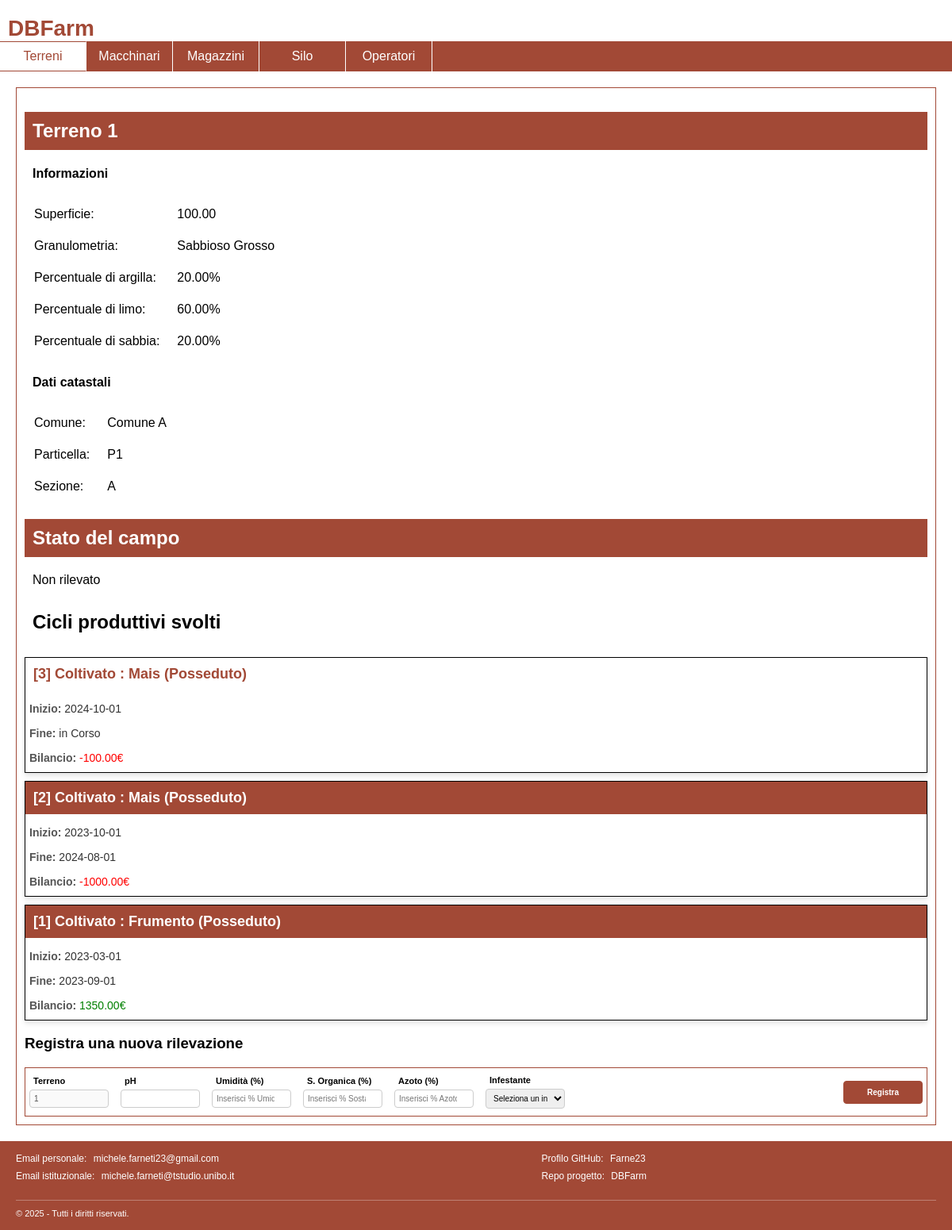
/dettagli-terreno.php?id=1, run on the app's committed database.
### tables this page shows
CREATE TABLE terreni (
    idTerreno INT AUTO_INCREMENT PRIMARY KEY,
    nome VARCHAR(255) UNIQUE,
    superficie DECIMAL(10,2) NOT NULL,
    perc_limo DECIMAL(5,2) NOT NULL,
    perc_sabbia DECIMAL(5,2) NOT NULL,
    perc_argilla DECIMAL(5,2) NOT NULL,
    granulometria VARCHAR(255) NOT NULL,
    idCicloProduttivo INT ,
    numero_lavorazione INT,
    FOREIGN KEY (granulometria) REFERENCES granulometrie(nome_granulometria)
);

CREATE TABLE dati_catastali (
    idTerreno INT NOT NULL,
    comune VARCHAR(255) NOT NULL,
    particella VARCHAR(255) NOT NULL,
    sezione VARCHAR(10) NOT NULL,
    PRIMARY KEY (idTerreno, particella),
    FOREIGN KEY (idTerreno) REFERENCES terreni(idTerreno)
);

CREATE TABLE cicli_produttivi (
    idCicloProduttivo INT AUTO_INCREMENT PRIMARY KEY,
    idTerreno INT NOT NULL,
    coltura_coltivata VARCHAR(255) NOT NULL,
    data_inizio DATE NOT NULL,
    data_fine DATE,
    bilancio DECIMAL(10,2) NOT NULL,
    proprietario VARCHAR(255),
    costo DECIMAL(10,2),
    FOREIGN KEY (idTerreno) REFERENCES terreni(idTerreno),
    FOREIGN KEY (coltura_coltivata) REFERENCES colture(nome_coltura)
);

### database/database.php (called while the page is built, shortened)
<?php
class DatabaseHelper
{
    private $db;
    public function __construct($servername, $username, $password, $dbname, $port)
    {
        $this->db = new mysqli($servername, $username, $password, $dbname, $port);
    }
    public function getCicliProduttiviDi($id)
    {
        $stmt = $this->db->prepare("SELECT idCicloProduttivo,coltura_coltivata,data_inizio,data_fine,bilancio,IF(ISNULL(costo),'Posseduto','Affittato') as 'possesso' FROM cicli_produttivi WHERE idTerreno = ? ORDER BY data_inizio DESC");
        $stmt->bind_param("s", $id);
        $stmt->execute();
        $result = $stmt->get_result();
        return $result->fetch_all(MYSQLI_ASSOC);
    }
    public function getDatiCatsataliDi($id)
    {
        $stmt = $this->db->prepare("SELECT * FROM dati_catastali WHERE idTerreno = ?");
        $stmt->bind_param("s", $id);
        $stmt->execute();
        $result = $stmt->get_result();
        return $result->fetch_all(MYSQLI_ASSOC);
    }
    public function getDatiDi($id)
    {
        $stmt = $this->db->prepare("SELECT * FROM terreni WHERE idTerreno = ?");
        $stmt->bind_param("s", $id);
        $stmt->execute();
        $result = $stmt->get_result();
        return $result->fetch_all(MYSQLI_ASSOC);
    }
}
?>

### bootstrap.php (called while the page is built, shortened)
<?php
require_once("database/database.php");
$dbh = new DatabaseHelper("localhost", "root", "", "DBFarm", 3306);
?>

### dettagli-terreno-main.php (the view, shortened to what this page needs)
<?php
include_once 'bootstrap.php';
$cicliProduttivi = $dbh->getCicliProduttiviDi($idTerreno);
$datiCatastali = $dbh->getDatiCatsataliDi($idTerreno);
$datiTerreno = $dbh->getDatiDi($idTerreno);
$statoCampo = $dbh->verificaStatoCampo($idTerreno);
?>
<h2 class="orange-on-white"><?php echo $datiTerreno[0]['nome']; ?></h2>
<h4>Informazioni</h4>
<table class="simpletable">
    <tr>
        <td>Superficie:</td>
        <td><?php echo $datiTerreno[0]['superficie'] ?></td>
    </tr>
    <tr>
        <td>Granulometria:</td>
        <td><?php echo $datiTerreno[0]['granulometria'] ?></td>
    </tr>
    <tr>
        <td>Percentuale di argilla:</td>
        <td><?php echo $datiTerreno[0]['perc_argilla'] ?>%</td>
    </tr>
    <tr>
        <td>Percentuale di limo:</td>
        <td><?php echo $datiTerreno[0]['perc_sabbia'] ?>%</td>
    </tr>
    <tr>
        <td>Percentuale di sabbia:</td>
        <td><?php echo $datiTerreno[0]['perc_limo'] ?>%</td>
    </tr>
</table>
<h4>Dati catastali</h4>
<table class="simpletable">
    <tr>
        <td>Comune:</td>
        <td><?php echo $datiCatastali[0]['comune'] ?></td>
    </tr>
    <tr>
        <td>Particella:</td>
        <td><?php echo $datiCatastali[0]['particella'] ?></td>
    </tr>
    <tr>
        <td>Sezione:</td>
        <td><?php echo $datiCatastali[0]['sezione'] ?></td>
    </tr>
</table>
<h2 class="orange-on-white">Stato del campo</h2>
<?php
if (empty($statoCampo)) {
    echo '<div id="statoCampo">Non rilevato</div>';
} ?>
<h2>Cicli produttivi svolti</h2>
<ul class="terreni-list">
    <?php foreach ($cicliProduttivi as $ciclo): ?>
        <li onclick="location.href='dettagli-ciclo.php?id=<?= htmlspecialchars($ciclo['idCicloProduttivo']) ?>'">
            <div
                class="terreno-header <?php if (isset($ciclo['data_fine'])) {
                    echo 'orange-on-white';
                } else {
                    echo "white-on-orange";
                } ?>">
                <strong>[<?= htmlspecialchars($ciclo['idCicloProduttivo']) ?>] Coltivato :
                    <?= htmlspecialchars($ciclo['coltura_coltivata']) ?>
                    <?php
                    echo "(" . htmlspecialchars($ciclo['possesso']) . ")";
                    ?></strong>
            </div>
            <div class="terreno-details">
                <span>Inizio:</span>
                <?= htmlspecialchars($ciclo['data_inizio']) ?>
            </div>
            <div class="terreno-details">
                <span>Fine:</span>
                <?php if (isset($ciclo['data_fine'])) {
                    echo htmlspecialchars($ciclo['data_fine']);
                } else {
                    echo "in Corso";
                } ?>
            </div>
            <div class="terreno-details <?php if ($ciclo['bilancio'] > 0) {
                echo 'positive';
            } else {
                echo 'negative';
            } ?>">
                <span>Bilancio:</span>
                <?php echo htmlspecialchars($ciclo['bilancio']) . "€"; ?>
            </div>
        </li>
    <?php endforeach; ?>
</ul>
<h3>
    Registra una nuova rilevazione
</h3>
<form id="newRilevazioneForm">
    <div class="input-line" id="newRilevazioneInput">
        <div class="input-group">
            <label for="idTerreno">Terreno</label>
            <input type="number" id="idTerreno" name="idTerreno" value="<?= $idTerreno ?>" required disabled>
        </div>
        <div class="input-group">
            <label for="ph">pH</label>
            <input type="number" step="0.01" id="ph" name="ph" required min="0" max="14">
        </div>
        <div class="input-group">
            <label for="umidita">Umidità (%)</label>
            <input type="number" step="0.01" id="umidita" name="umidita" placeholder="Inserisci % Umidità" required
                min="0" max="100">
        </div>
        <div class="input-group">
            <label for="sostanzaOrganica">S. Organica (%)</label>
            <input type="number" step="0.01" id="sostanzaOrganica" name="sostanzaOrganica"
                placeholder="Inserisci % Sostanza Organica" required min="0" max="100">
        </div>
        <div class="input-group">
            <label for="azoto">Azoto (%)</label>
            <input type="number" step="0.01" id="azoto" name="azoto" placeholder="Inserisci % Azoto" required min="0"
                max="100">
        </div>
        <div class="input-group">
            <label for="infestante">Infestante</label>
            <select id="infestante" name="infestante">
                <option value="">Seleziona un infestante</option>
            </select>
        </div>
        <div class="input-group">
            <input type="submit" id="submitRilevazione" class="orange-on-white" value="Registra">
        </div>
    </div>
</form>

### style/styles.css (style rules this page uses)
body { font-family: "Trebuchet MS", Helvetica, sans-serif; }
body, ul, h1 { padding: 0px; margin: 0px; }
ul { list-style: none; }
.white-on-orange { background-color: white; color: #A24936; }
.orange-on-white { background-color: #A24936; color: white; }
.input-line { display: flex; gap: 5px; align-items: flex-start; border: 1px solid #A24936; }
.input-group { display: flex; flex-direction: column; align-items: left; justify-content: center; width: 100px; padding: 5px; height: 50px; }
.input-group label { margin-bottom: 5px; font-weight: bold; font-size: 11px; padding-left: 5px; }
.input-group input, .input-group select { padding: 5px; font-size: 10px; border: 1px solid #ccc; border-radius: 4px; width: 100%; box-sizing: border-box; }
.input-group:last-of-type { margin-left: auto; }
input[type="submit"], input[type="button"], button, #formMacchinario button[type="submit"] { border: none; cursor: pointer; padding: 8px 12px; border-radius: 4px; font-weight: bold; border: 1px solid #A24936; }
.terreni-list { list-style: none; padding: 0; margin: 0; }
.terreni-list li { border: 1px solid black; margin: 10px 0; background-color: #fff; box-shadow: 0 4px 6px rgba(0, 0, 0, 0.1); transition: transform 0.2s, box-shadow 0.2s; cursor: pointer; }
.terreno-header { padding: 10px; font-size: 18px; margin-bottom: 10px; }
.terreno-details { color: #333; font-size: 14px; margin: 5px 0; padding: 5px; }
.terreno-details span { font-weight: bold; color: #555; }
.terreni-list li { text-decoration: none; }
.positive { color: green; }
.negative { color: red; }
.simpletable td { padding: 10px; }
h2 { padding: 10px; }
h4 { margin-left: 10px; }
#statoCampo { padding-left: 10px; }

### data on the page
terreni: nome "Terreno 1", superficie "100.00", granulometria "Sabbioso Grosso", perc_argilla "20.00", perc_sabbia "60.00", perc_limo "20.00"
dati_catastali: comune "Comune A", particella "P1", sezione "A"
cicli_produttivi: idCicloProduttivo "3", coltura_coltivata "Mais", possesso "Posseduto", data_inizio "2024-10-01", shows "in Corso", bilancio "-100.00"
cicli_produttivi: idCicloProduttivo "2", coltura_coltivata "Mais", possesso "Posseduto", data_inizio "2023-10-01", data_fine "2024-08-01", bilancio "-1000.00"
cicli_produttivi: idCicloProduttivo "1", coltura_coltivata "Frumento", possesso "Posseduto", data_inizio "2023-03-01", data_fine "2023-09-01", bilancio "1350.00"
